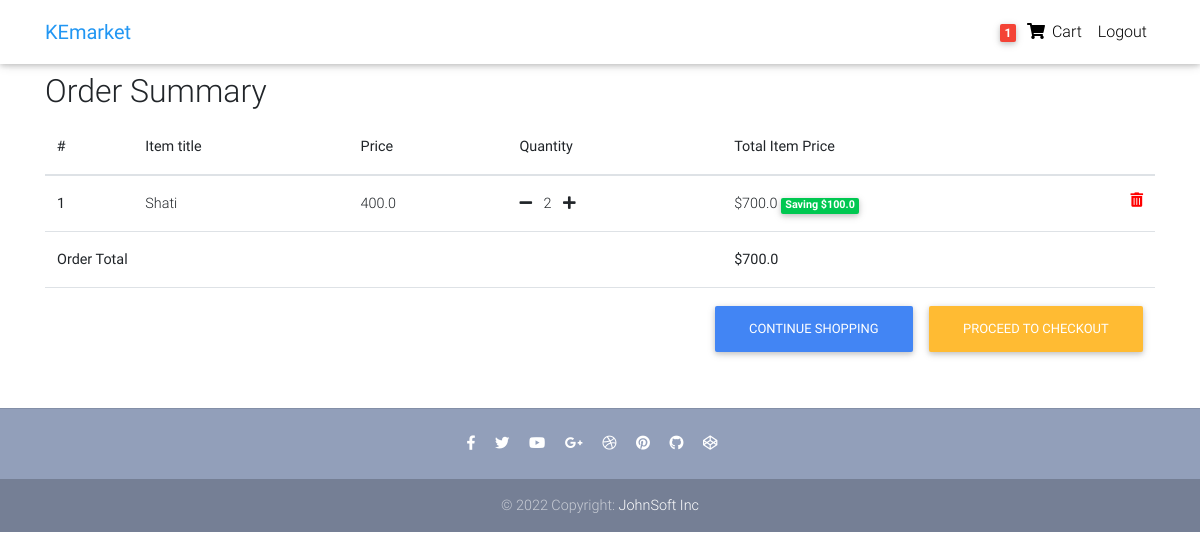
/order-summary/ (signed in), run on the app's committed database.
### core/models.py (models this page shows, shortened)
class Order(models.Model):
    user = models.ForeignKey(
        settings.AUTH_USER_MODEL, on_delete=models.CASCADE)
    items = models.ManyToManyField(OrderItem)
    start_date = models.DateTimeField(auto_now_add=True)
    ordered_date = models.DateTimeField()
    ordered = models.BooleanField(default=False)
    billing_address = models.ForeignKey(
        'BillingAddress', on_delete=models.SET_NULL, blank=True, null=True)
    payment = models.ForeignKey(
        'Payment', on_delete=models.SET_NULL, blank=True, null=True)
    def get_total_price(self):
        total = 0
        for order_item in self.items.all():
            total+=order_item.get_final_price()
        return total

class OrderItem(models.Model):
    user = models.ForeignKey(
        settings.AUTH_USER_MODEL, on_delete=models.CASCADE)
    ordered = models.BooleanField(default=False)
    item = models.ForeignKey(Item, on_delete=models.CASCADE)
    quantity = models.IntegerField(default=1)
    def get_total_item_price(self):
        return self.quantity * self.item.price
    def get_total_item_discount_price(self):
        return self.quantity * self.item.discount_price
    def get_amount_saved(self):
        return self.get_total_item_price() - self.get_total_item_discount_price()
    def get_final_price(self):
        if self.item.discount_price:
            return self.get_total_item_discount_price()
        return self.get_total_item_price()

class Item(models.Model):
    title = models.CharField(max_length=100)
    price = models.FloatField()
    discount_price = models.FloatField(blank=True, null=True)
    category = models.CharField(choices=CATEGORY_CHOICES, max_length=2)
    label = models.CharField(choices=LABEL_CHOICES, max_length=2)
    slug = models.SlugField()
    description = models.TextField()

### core/views.py (the view)
# urls.py: path('order-summary/', OrderSummaryView.as_view(), name='order-summary'),
class OrderSummaryView(LoginRequiredMixin, View):
    def get(self, *args, **kwargs):
        try:
            order = Order.objects.get(user=self.request.user, ordered=False)
            context = {
                'object': order
            }
            return render(self.request, 'order-summary.html', context=context)
        except ObjectDoesNotExist:
            messages.error(request, "The order does not exist")
            return redirect("/")

### core/templatetags/cart_template_tags.py (called while the page is built)
@register.filter
def cart_item_count(user):
    if user.is_authenticated:
        order_qs = Order.objects.filter(user=user, ordered=False)
        if order_qs.exists():
            return order_qs[0].items.count()
    return 0

### templates/order-summary.html (shortened to what this page needs)
{% extends 'base.html' %}
{% block content %}
  <main>
    <div class="container">
        <div class="table-responsive text-nowrap">
    <h2>Order Summary</h2>
    <table class="table">
        <thead>
        <tr>
            <th scope="col">#</th>
            <th scope="col">Item title</th>
            <th scope="col">Price</th>
            <th scope="col">Quantity</th>
            <th scope="col">Total Item Price</th>
        </tr>
        </thead>
        <tbody>
        {% for order_item in object.items.all %}
        <tr>
            <th scope-"row">{{ forloop.counter }}</th>
            <td>{{ order_item.item.title }}</td>
            <td>{{ order_item.item.price }}</td>
            <td>
                <a href='{% url 'core:remove-single-item-from-cart' order_item.item.slug %}'><i class="fas fa-minus mr-2"></i></a>
                    {{ order_item.quantity }}
                <a href='{% url 'core:add-to-cart' order_item.item.slug %}'><i class="fas fa-plus ml-2"></i></a>
            </td>
            <td>
            {% if order_item.item.discount_price %}
                ${{ order_item.get_total_item_discount_price }}
                <span class="badge badge-success">Saving ${{ order_item.get_amount_saved }}</span>
            {% else %}
                ${{ order_item.get_total_item_price }}
            {% endif %}
            <a style='color: red;' href='{% url 'core:remove-from-cart' order_item.item.slug %}'>
              <i class="fas fa-trash-alt float-right"></i>
            </a>
            </td>
        </tr>
        {% endfor %}
        {% if object.get_total_price %}
        <tr>
            <td colspan="4"><b>Order Total<b></td>
            <td><b>${{ object.get_total_price }}<b></td>
        </tr>
        <tr>
        <td colspan="5">
            <a class="btn btn-warning float-right ml-3" href='/checkout/'>Proceed to checkout</a>
            <a class="btn btn-primary float-right" href='/'>Continue shopping</a>
        </td>
        </tr>
        {% endif %}
        </tbody>
    </table>
    </div>
    </div>
  </main>
  {% endblock content %}

### templates/navbar.html (shortened to what this page needs)
{% load cart_template_tags %}
<nav class="navbar fixed-top navbar-expand-lg navbar-light white scrolling-navbar">
    <div class="container">
      <a class="navbar-brand waves-effect" href="/">
        <strong class="blue-text">KEmarket</strong>
      </a>
      <div class="collapse navbar-collapse" id="navbarSupportedContent">
        <ul class="navbar-nav nav-flex-icons">
          {% if request.user.is_authenticated %}
          <li class="nav-item">
            <a href="{% url 'core:order-summary' %}" class="nav-link waves-effect">
              <span class="badge red z-depth-1 mr-1"> {{ request.user| cart_item_count }} </span>
              <i class="fas fa-shopping-cart"></i>
              <span class="clearfix d-none d-sm-inline-block"> Cart </span>
            </a>
          </li>
          <li class="nav-item">
            <a class="nav-link waves-effect" href="{% url 'account_logout' %}">
              <span class="clearfix d-none d-sm-inline-block"> Logout </span>
            </a>
          </li>
          {% endif %}
        </ul>
      </div>
    </div>
  </nav>

### templates/base.html (style rules this page uses)
html, body, header, .carousel { height: 60vh; }

### data on the page
OrderItem: item "Shati", item.price "400.0", quantity "2", get_total_item_discount_price "700.0", get_amount_saved "100.0"
Order: get_total_price "700.0"

### other printed values
{{ request.user| cart_item_count }} "1"
